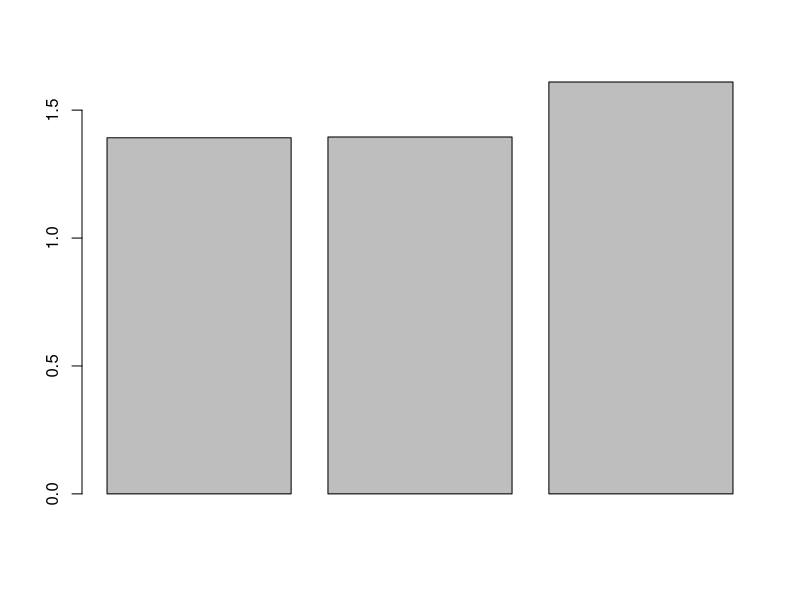
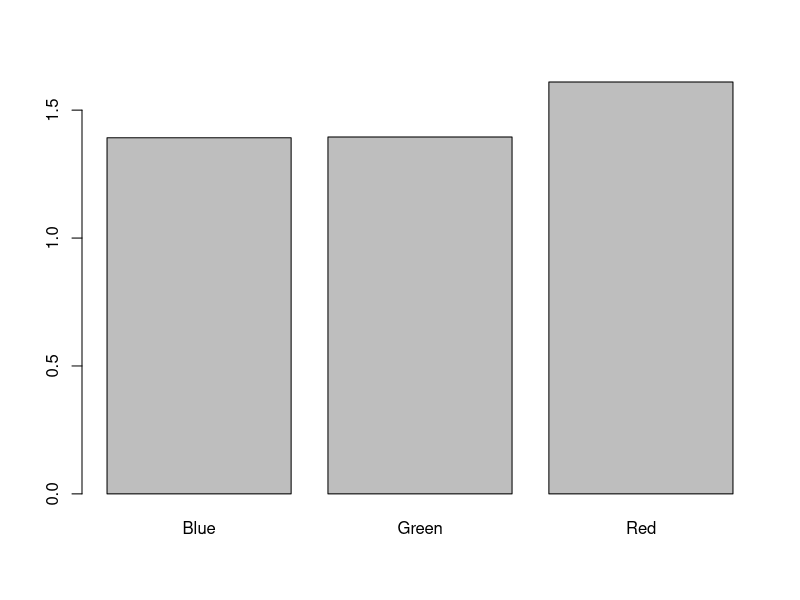
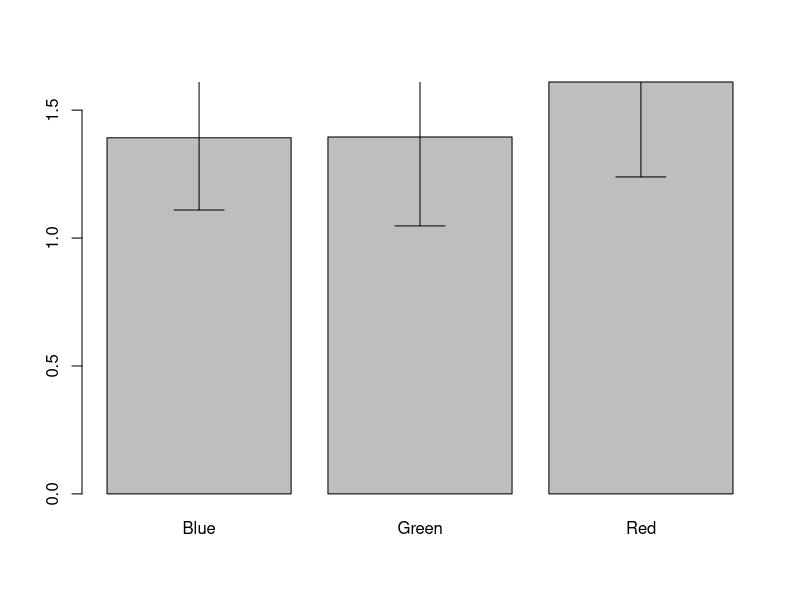
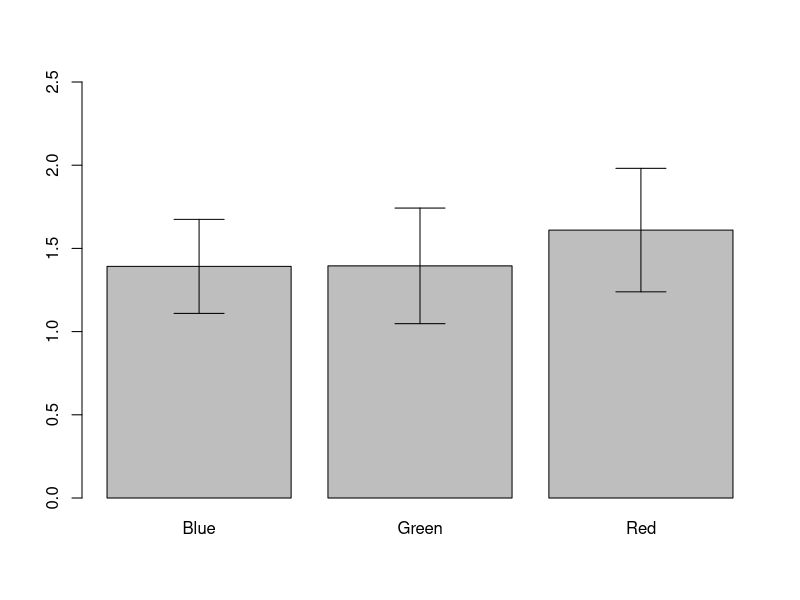
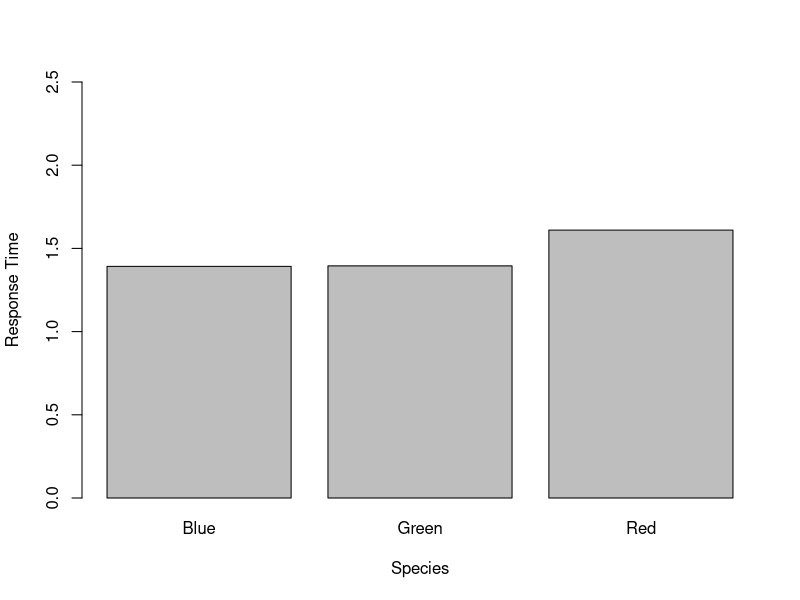

Write the R code that produced these figures, in order.
# With the data frame you created last week you will:


#Last Week Data Frame# 
a <- c('a','ab','ac','ad','b','ba','bb','bc','bd','c','ca','cb','cc','cd','d','f')
a
b <- c("Red","Blue","Green","Red","Red","Red","Blue","Blue","Green","Blue","Green","Red","Green","Green","Blue","Green")
b
c <- c(1,2,3,4,5,6,7,8,9,10,11,12,13,14,15,16)
c
d <- c(1,2,3,4,4,5,6,7,8,8,8,9,10,11,12,12)
d
e <- c(1.1,1.31,1.7,1.82,1.90,1.33,1.29,1.56,1.0,1.77,1.26,1.9,1.40,1.11,1.03,1.90)
e

data <- cbind(a,b,c,d,e)
data 

df <- as.data.frame(data)
df

colnames(df) <- c("Code","Color","Number","Value","Grams")
df

row.names(df) <- df$Code
df

df <- df[,-1]
df

df$Value <- as.numeric(df$"Value")
df$Grams <- as.numeric(df$"Grams")
df$Number <- as.numeric(df$"Number")
df

summary(df)

# Create a barplot for one numeric column, grouped by the character vector with 3 unique values (10 points)
  # Add error bars with mean and standard deviation to the plot
  # Change the x and y labels and add a title
  # Export the plot as a PDF that is 4 inches wide and 7 inches tall.

df.barplot <- aggregate(df$Grams ~df$Color, FUN= "mean")
df.barplot

colnames(df.barplot) <- c("Color","Mean")
df.barplot

barplot(df.barplot$Mean)
barplot(df.barplot$Mean, names.arg = df.barplot$Color)

df.sd <- aggregate(df$Grams ~df$Color, FUN = "sd")
colnames(df.sd) <- c("Color", "StanDev")
df.sd


b.plot <- barplot(df.barplot$Mean, names.arg = df.barplot$Color)

arrows(b.plot, df.barplot$Mean-df.sd$StanDev,
       b.plot, df.barplot$Mean+df.sd$StanDev, angle=90, code=3)

b.plot <- barplot(df.barplot$Mean, names.arg = df.barplot$Color, ylim = c(0,2.5))

arrows(b.plot, df.barplot$Mean-df.sd$StanDev,
             b.plot, df.barplot$Mean+df.sd$StanDev, angle=90, code=3)

barplot(df.barplot$Mean, names.arg = df.barplot$Color, ylim = c(0,2.5), xlab = "Species", ylab = "Response Time", )

# Create a scatter plot between two of your numeric columns. (10 points)
  # Change the point shape and color to something NOT used in the example.
  # Change the x and y labels and add a title
  # Export the plot as a JPEG by using the "Export" button in the plotting pane.

# Upload both plots with the script used to create them to GitHub. (5 points)
  # Follow the same file naming format as last week for the script.
  # Name plots as Lastname_barplot or Lastname_scatterplot. Save them to your "Week2" folder. (5 points)
